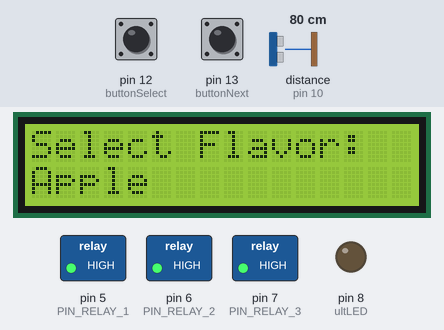
The sketch below on a simulated Arduino Uno, built with avr-gcc and run on an emulated ATmega328P. On the bench: 16×2 character LCD, switched loads named in the sketch (green lamp = pin HIGH), output pins drawn as LEDs (lit = HIGH). Wiring (inferred from the names in the program): ultrasonic range finder: trigger pin 9; echo pin 10. The test bench sets the inputs (shaded band); at power-on: pin 12 (buttonSelect) HIGH, pin 13 (buttonNext) HIGH, distance to the obstacle (sensor on pin 10) 80 cm. The echo pulse lasts 58.3 µs per cm; pins used as bus, display or sensor lines are not drawn.

Above: at 1.2 s.
1.3 s: pin 12 (buttonSelect) pulled LOW for 3.2 s
At 2.8 s:
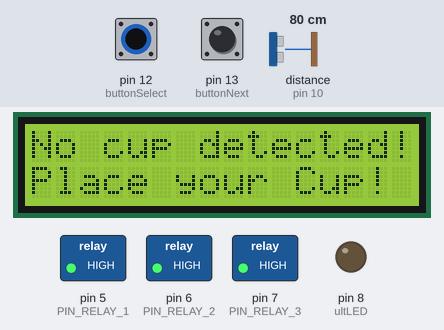
6.0 s: pin 13 (buttonNext) pulled LOW for 3.2 s
At 6.54 s:
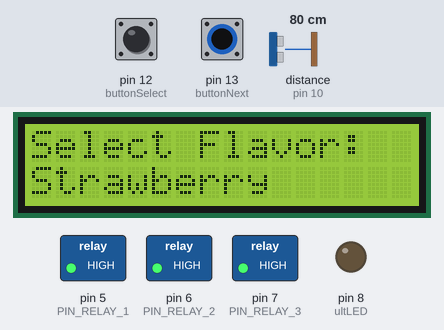
10.7 s: distance to the obstacle (sensor on pin 10) set to 13 cm
12.7 s: distance to the obstacle (sensor on pin 10) set to 10 cm
At 13.9 s:
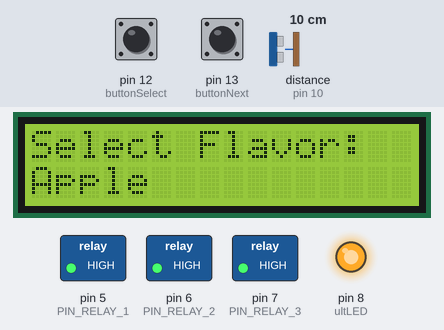
15.0 s: pin 12 (buttonSelect) pulled LOW for 3.2 s
At 17.0 s:
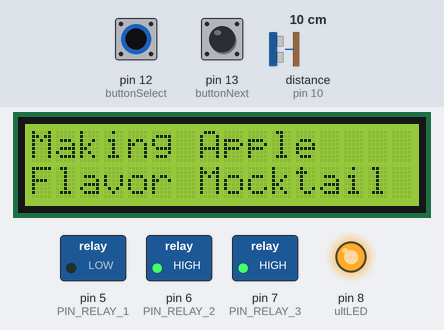
22.4 s: pin 13 (buttonNext) pulled LOW for 3.2 s
At 24.66 s:
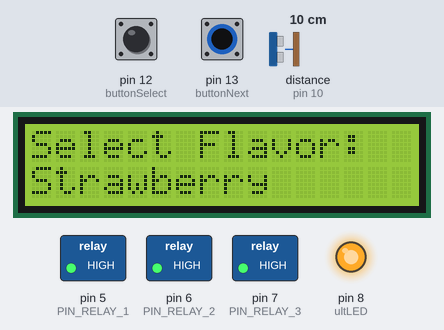
Timing chart, 0 to 26.2 s (numbered marks = the images above; inputs shaded):
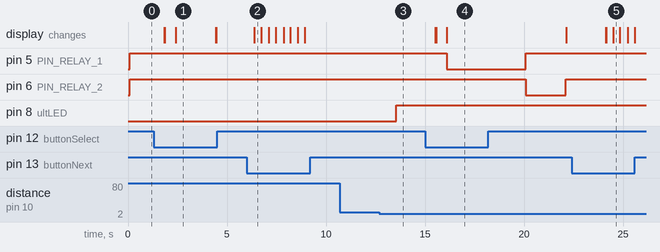

The sketch:

CocktailMaker.ino
```cpp
#include <Wire.h>
#include <LiquidCrystal_I2C.h>

LiquidCrystal_I2C lcd(0x27, 16, 2);

const int buttonNext = 13;
const int buttonSelect = 12;

//relay pins
#define PIN_RELAY_1  5
#define PIN_RELAY_2  6
#define PIN_RELAY_3  7

//ultrasonic sensor pins
const int trigPin = 9;
const int echoPin = 10;

//Cup Detetion LED indicator pin
int ultLED = 8;

// for ultrasonic sensor
long duration;
int distance;
const int thresholdDistance = 10;  // Distance in cm to detect the cup

// for Menu
int menuIndex = 0;
int flavorIndex = 0;
int amountIndex = 0;

String flavors[] = {"Apple", "Strawberry"};
int flavorCount = sizeof(flavors) / sizeof(flavors[0]);

String amounts[] = {"Small", "Large"};
int amountCount = sizeof(amounts) / sizeof(amounts[0]);

// Timing variables for millis();
unsigned long lastCheck = 0;
unsigned long lastButtonPress = 0;
unsigned long nextButtonPressTime = 0;    // For medium-press detection on next button
unsigned long selectButtonPressTime = 0;  // For long-press detection on select button
const int debounceDelay = 50;             // Short debounce delay for both buttons
const int mediumPressDuration = 300;      // Hold the next button for 300 ms
const int longPressDuration = 500;        // Hold the select button for 500 ms

void setup() {

  // Initialize the LCD
  Serial.begin(9600);
  lcd.init();
  lcd.backlight();
  lcd.clear();
  lcd.setCursor(0, 0);
  lcd.print("Select Flavor:");

  // Set button pins
  pinMode(buttonNext, INPUT_PULLUP);
  pinMode(buttonSelect, INPUT_PULLUP);

  // Set Ultrasonic sensor LED
  pinMode(ultLED, OUTPUT);

  // Set relay pins
  pinMode(PIN_RELAY_1, OUTPUT);
  pinMode(PIN_RELAY_2, OUTPUT);
  pinMode(PIN_RELAY_3, OUTPUT);

  // Set ultrasonic sensor pins
  pinMode(trigPin, OUTPUT);
  pinMode(echoPin, INPUT);

  // Start relays in OFF state
  digitalWrite(PIN_RELAY_1, HIGH);
  digitalWrite(PIN_RELAY_2, HIGH);
  digitalWrite(PIN_RELAY_3, HIGH);

}

void loop() {

  // Check for cup detection
  if (millis() - lastCheck >= 1000) {
    detectCup();  // Check the cup every 1 sec
    lastCheck = millis();
  }

  // Menu - Flvor and Amount Selection.
  if (menuIndex == 0) {
    lcd.setCursor(0, 0);
    lcd.print("Select Flavor:    ");
    lcd.setCursor(0, 1);
    lcd.print(flavors[flavorIndex]);

    // flavor selection
    if (millis() - lastButtonPress >= debounceDelay) {
      if (digitalRead(buttonNext) == LOW) {
        if (nextButtonPressTime == 0) {
          nextButtonPressTime = millis();  // Start timing when button is pressed
        }

        if (millis() - nextButtonPressTime >= mediumPressDuration) {
          lastButtonPress = millis();
          flavorIndex++;
          if (flavorIndex >= flavorCount) {
            flavorIndex = 0;
          }
          lcd.setCursor(0, 1);
          lcd.print("                ");  // Clear the previous flavor
          lcd.setCursor(0, 1);
          lcd.print(flavors[flavorIndex]);
          nextButtonPressTime = 0;
        }

      } else {
        nextButtonPressTime = 0;  // Reset timing if the button is released early
      }

      // Check for long press on select button
      if (digitalRead(buttonSelect) == LOW) {
        if (selectButtonPressTime == 0) {
          selectButtonPressTime = millis();  // Start timing when button is pressed
        }

        // If the button is held for longer than the longPressDuration
        if (millis() - selectButtonPressTime >= longPressDuration) {
          lastButtonPress = millis();
          menuIndex = 1;  // Move to amount selection
          lcd.clear();
          lcd.setCursor(0, 0);
          lcd.print("Select Size:");
          selectButtonPressTime = 0;  // Reset timing after the long press
        }

      } else {
        selectButtonPressTime = 0;  // Reset time if the button is released early
      }

    }
  }
  else if (menuIndex == 1) {
    lcd.setCursor(0, 0);
    lcd.print("Select Size:     ");  // Clear any previous characters
    lcd.setCursor(0, 1);
    lcd.print(amounts[amountIndex]);

    // Button press logic for amount selection
    if (millis() - lastButtonPress >= debounceDelay) {
      // Check for medium press on next button
      if (digitalRead(buttonNext) == LOW) {
        if (nextButtonPressTime == 0) {
          nextButtonPressTime = millis();  // Start timing when button is pressed
        }

        if (millis() - nextButtonPressTime >= mediumPressDuration) {
          lastButtonPress = millis();
          amountIndex++;

          if (amountIndex >= amountCount) {
            amountIndex = 0;
          }

          lcd.setCursor(0, 1);
          lcd.print("                ");  // Clear the previous amount
          lcd.setCursor(0, 1);
          lcd.print(amounts[amountIndex]);
          nextButtonPressTime = 0;  // Reset the next button press timer
        }

      } else {
        nextButtonPressTime = 0;  // Reset timing if the button is released early
      }

      // Check for long press on select button
      if (digitalRead(buttonSelect) == LOW) {
        if (selectButtonPressTime == 0) {
          selectButtonPressTime = millis();  // Start timing when button is pressed
        }

        if (millis() - selectButtonPressTime >= longPressDuration) {
          lastButtonPress = millis();

          if (detectCup()) {
            dispense(flavorIndex, amounts[amountIndex]);
          } else {
            lcd.clear();
            lcd.print("No cup detected!");
            lcd.setCursor(0, 1);
            lcd.print("Place your Cup!");
            delay(2000);
            lcd.clear();
            lcd.setCursor(0, 0);
            lcd.print("Select Flavor:");
          }

          menuIndex = 0;  // Return to flavor selection
          selectButtonPressTime = 0;  // Reset timing after the long press

        }

      } else {
        selectButtonPressTime = 0;  // Reset timing if the button released early
      }

    }
  }
}

// cup detection function
bool detectCup() {
  // Send a pulse from trigPin
  digitalWrite(trigPin, LOW);
  delayMicroseconds(2);
  digitalWrite(trigPin, HIGH);
  delayMicroseconds(10);
  digitalWrite(trigPin, LOW);

  // time took for soundwave to return
  duration = pulseIn(echoPin, HIGH);

  // Convert to centimeters
  // speed of sound in air is 0.0343 centimeters per microsecond
  // so the distance in Centimeters is,

  distance = duration * 0.034 / 2;

  if (distance <= thresholdDistance) {
    // turn on the led indicator
    digitalWrite(ultLED, HIGH);
    return true;
  } else {
    digitalWrite(ultLED, LOW);
    return false;
  }
}

// dispensing logic function
void dispense(int flavor, String amount) {

  if (flavor == 0 && amount == "Small") {
    //Dispensing logic for Apple - Small");

    lcd.clear();
    lcd.setCursor(0, 0);
    lcd.print("Making Apple");
    lcd.setCursor(0, 1);
    lcd.print("Flavor Mocktail");

    //Dispensing Sprite
    digitalWrite(PIN_RELAY_1, LOW);
    delay(4000);
    digitalWrite(PIN_RELAY_1, HIGH);

    //Dispensing Sunquick
    digitalWrite(PIN_RELAY_2, LOW);
    delay(2000);
    digitalWrite(PIN_RELAY_2, HIGH);

  } else if (flavor == 1 && amount == "Small") {
    //Dispensing logic for Strawberry - Small

    lcd.clear();
    lcd.setCursor(0, 0);
    lcd.print("Making Stawberry");
    lcd.setCursor(0, 1);
    lcd.print("& Guava Mocktail");

    //Dispensing Sprite
    digitalWrite(PIN_RELAY_1, LOW);
    delay(4000);
    digitalWrite(PIN_RELAY_1, HIGH);

    //Dispensing Sunquick
    digitalWrite(PIN_RELAY_3, LOW);
    delay(2000);
    digitalWrite(PIN_RELAY_3, HIGH);

  } else if (flavor == 0 && amount == "Large") {
    //Dispensing logic for Apple - Large

    lcd.clear();
    lcd.setCursor(0, 0);
    lcd.print("Making Apple");
    lcd.setCursor(0, 1);
    lcd.print("Flavor Mocktail");

    //Dispensing Sprite
    digitalWrite(PIN_RELAY_1, LOW);
    delay(10000);
    digitalWrite(PIN_RELAY_1, HIGH);

    //Dispensing Sunquick
    digitalWrite(PIN_RELAY_2, LOW);
    delay(3000);
    digitalWrite(PIN_RELAY_2, HIGH);

  } else if (flavor == 1 && amount == "Large") {
    //Dispensing logic for Strawberry - Large

    lcd.clear();
    lcd.setCursor(0, 0);
    lcd.print("Making Stawberry");
    lcd.setCursor(0, 1);
    lcd.print("& Guava Mocktail");

    //Dispensing Sprite
    digitalWrite(PIN_RELAY_1, LOW);
    delay(10000);
    digitalWrite(PIN_RELAY_1, HIGH);

    //Dispensing Sunquick
    digitalWrite(PIN_RELAY_3, LOW);
    delay(3000);
    digitalWrite(PIN_RELAY_3, HIGH);

  }

  lcd.clear();
  lcd.setCursor(0, 0);
  lcd.print("All Done!");
  lcd.setCursor(0, 1);
  lcd.print("Cheers & Enjoy");
  delay(2000);
  lcd.clear();

}
```

Measured:
- the behaviour switches between 12 and 11 cm on distance to the obstacle (sensor on pin 10) (found by bisection; images 2 and 3)
- after the input at 1.3 s, the display: first changes after 0.53 s (image 1 shows a later state)
- after the input at 6.0 s, the display: changes after 0.37 s (image 2)
- after the input at 10.7 s, every drawn part: stays the same
- after the input at 12.7 s, pin 8 (ultLED): LOW → HIGH after 0.84 s
- after the input at 15.0 s, pin 5 (PIN_RELAY_1): HIGH → LOW after 1.1 s, → HIGH 4.0 s later; pin 6 (PIN_RELAY_2): HIGH → LOW after 5.1 s, → HIGH 2.0 s later; the display: first changes after 0.52 s (image 4 shows a later state)
- after the input at 22.4 s, the display: first differs from a run without the input after 2.1 s (image 5)
- what the display in image 1 shows lasts 2.0 s, from 2.4 s to 4.4 s
